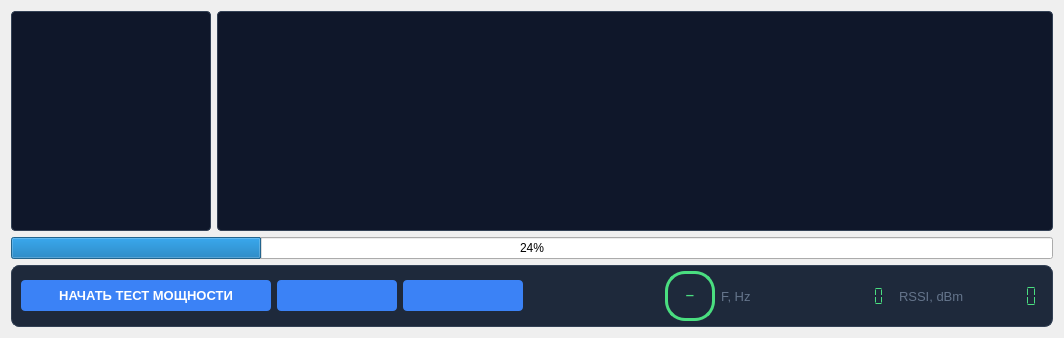
      <widget class="QWidget" name="tabPower">
       <property name="sizePolicy">
        <sizepolicy hsizetype="Expanding" vsizetype="Preferred">
         <horstretch>0</horstretch>
         <verstretch>0</verstretch>
        </sizepolicy>
       </property>
       <property name="styleSheet">
        <string notr="true">#tabPower {
    background-color: #0f172a;
    border: 1px solid #334155;
    border-radius: 4px;
}</string>
       </property>
       <attribute name="title">
        <string>МОЩНОСТЬ</string>
       </attribute>
       <layout class="QVBoxLayout" name="verticalLayout_2">
        <item>
         <layout class="QVBoxLayout" name="verticalLayout_10">
          <item>
           <layout class="QHBoxLayout" name="horizontalLayout_11">
            <item>
             <widget class="QCustomPlot" name="plotWidgetMomentSpetrumGraph" native="true">
              <property name="sizePolicy">
               <sizepolicy hsizetype="Expanding" vsizetype="Expanding">
                <horstretch>0</horstretch>
                <verstretch>1</verstretch>
               </sizepolicy>
              </property>
              <property name="minimumSize">
               <size>
                <width>0</width>
                <height>0</height>
               </size>
              </property>
              <property name="maximumSize">
               <size>
                <width>200</width>
                <height>16777215</height>
               </size>
              </property>
              <property name="styleSheet">
               <string notr="true">#plotWidgetMomentSpetrumGraph{
    background-color: #0f172a;
    border: 1px solid #334155;
    border-radius: 4px;
}</string>
              </property>
             </widget>
            </item>
            <item>
             <widget class="QCustomPlot" name="plotWidgetPowerGraph" native="true">
              <property name="sizePolicy">
               <sizepolicy hsizetype="Preferred" vsizetype="Preferred">
                <horstretch>0</horstretch>
                <verstretch>1</verstretch>
               </sizepolicy>
              </property>
              <property name="minimumSize">
               <size>
                <width>400</width>
                <height>220</height>
               </size>
              </property>
              <property name="styleSheet">
               <string notr="true">#plotWidgetPowerGraph {
    background-color: #0f172a;
    border: 1px solid #334155;
    border-radius: 4px;
}</string>
              </property>
             </widget>
            </item>
           </layout>
          </item>
          <item>
           <widget class="QProgressBar" name="progressBar_2">
            <property name="sizePolicy">
             <sizepolicy hsizetype="Preferred" vsizetype="Fixed">
              <horstretch>0</horstretch>
              <verstretch>0</verstretch>
             </sizepolicy>
            </property>
            <property name="minimumSize">
             <size>
              <width>0</width>
              <height>0</height>
             </size>
            </property>
            <property name="maximumSize">
             <size>
              <width>16777215</width>
              <height>16777215</height>
             </size>
            </property>
            <property name="styleSheet">
             <string notr="true"/>
            </property>
            <property name="value">
             <number>24</number>
            </property>
           </widget>
          </item>
         </layout>
        </item>
        <item>
         <widget class="QFrame" name="framePowerSettings">
          <property name="styleSheet">
           <string notr="true">#framePowerSettings {
    color: #10b981;
    border-radius: 8px;
    border: 1px solid #334155;
    background-color: #1e293b;
}</string>
          </property>
          <property name="frameShape">
           <enum>QFrame::StyledPanel</enum>
          </property>
          <property name="frameShadow">
           <enum>QFrame::Raised</enum>
          </property>
          <layout class="QHBoxLayout" name="horizontalLayout_8">
           <property name="topMargin">
            <number>5</number>
           </property>
           <property name="bottomMargin">
            <number>5</number>
           </property>
           <item>
            <widget class="QPushButton" name="pushButtonStartTestingPower">
             <property name="sizePolicy">
              <sizepolicy hsizetype="Fixed" vsizetype="Fixed">
               <horstretch>0</horstretch>
               <verstretch>0</verstretch>
              </sizepolicy>
             </property>
             <property name="minimumSize">
              <size>
               <width>250</width>
               <height>0</height>
              </size>
             </property>
             <property name="maximumSize">
              <size>
               <width>250</width>
               <height>16777215</height>
              </size>
             </property>
             <property name="font">
              <font>
               <pointsize>10</pointsize>
               <bold>true</bold>
              </font>
             </property>
             <property name="layoutDirection">
              <enum>Qt::RightToLeft</enum>
             </property>
             <property name="styleSheet">
              <string notr="true">QPushButton {
    background-color: #3b82f6;
    color: white;
    border: none;
    padding: 8px 16px;
    border-radius: 4px;
    font-weight: bold;
}
QPushButton:hover { background-color: #2563eb; }
QPushButton:pressed { background-color: #1d4ed8; }
QPushButton:checked {
    background-color: #15803d;
    color: white;
    border: 2px solid #4ade80;
    padding: 6px 14px;
}
QPushButton:checked:hover { background-color: #166534; border-color: #86efac; }
QPushButton:checked:pressed { background-color: #14532d; }
QPushButton:disabled { background-color: #475569; color: #94a3b8; border: none; padding: 8px 16px; }</string>
             </property>
             <property name="text">
              <string>НАЧАТЬ ТЕСТ МОЩНОСТИ</string>
             </property>
             <property name="iconSize">
              <size>
               <width>20</width>
               <height>20</height>
              </size>
             </property>
             <property name="checkable">
              <bool>true</bool>
             </property>
            </widget>
           </item>
           <item>
            <widget class="QPushButton" name="pushButtonPowerTestPause">
             <property name="minimumSize">
              <size>
               <width>120</width>
               <height>0</height>
              </size>
             </property>
             <property name="maximumSize">
              <size>
               <width>125</width>
               <height>16777215</height>
              </size>
             </property>
             <property name="font">
              <font>
               <pointsize>10</pointsize>
               <bold>true</bold>
              </font>
             </property>
             <property name="visible">
              <bool>false</bool>
             </property>
             <property name="styleSheet">
              <string notr="true">QPushButton {
    background-color: #3b82f6;
    color: white;
    border: none;
    padding: 8px 16px;
    border-radius: 4px;
    font-weight: bold;
}
QPushButton:hover { background-color: #2563eb; }
QPushButton:pressed { background-color: #1d4ed8; }
QPushButton:disabled { background-color: #475569; color: #94a3b8; border: none; padding: 8px 16px; }</string>
             </property>
             <property name="text">
              <string/>
             </property>
            </widget>
           </item>
           <item>
            <widget class="QPushButton" name="pushButtonPowerTestStop">
             <property name="minimumSize">
              <size>
               <width>120</width>
               <height>0</height>
              </size>
             </property>
             <property name="maximumSize">
              <size>
               <width>125</width>
               <height>16777215</height>
              </size>
             </property>
             <property name="font">
              <font>
               <pointsize>10</pointsize>
               <bold>true</bold>
              </font>
             </property>
             <property name="visible">
              <bool>false</bool>
             </property>
             <property name="styleSheet">
              <string notr="true">QPushButton {
    background-color: #3b82f6;
    color: white;
    border: none;
    padding: 8px 16px;
    border-radius: 4px;
    font-weight: bold;
}
QPushButton:hover { background-color: #2563eb; }
QPushButton:pressed { background-color: #1d4ed8; }
QPushButton:disabled { background-color: #475569; color: #94a3b8; border: none; padding: 8px 16px; }</string>
             </property>
             <property name="text">
              <string/>
             </property>
            </widget>
           </item>
           <item>
            <widget class="QLabel" name="labelEmission">
             <property name="sizePolicy">
              <sizepolicy hsizetype="Fixed" vsizetype="Fixed">
               <horstretch>0</horstretch>
               <verstretch>0</verstretch>
              </sizepolicy>
             </property>
             <property name="minimumSize">
              <size>
               <width>90</width>
               <height>50</height>
              </size>
             </property>
             <property name="maximumSize">
              <size>
               <width>90</width>
               <height>50</height>
              </size>
             </property>
             <property name="styleSheet">
              <string notr="true">padding: 0px 0px;</string>
             </property>
             <property name="text">
              <string/>
             </property>
             <property name="scaledContents">
              <bool>true</bool>
             </property>
             <property name="alignment">
              <set>Qt::AlignCenter</set>
             </property>
             <property name="wordWrap">
              <bool>false</bool>
             </property>
             <property name="margin">
              <number>0</number>
             </property>
             <property name="indent">
              <number>-1</number>
             </property>
            </widget>
           </item>
           <item>
            <spacer name="horizontalSpacer_2">
             <property name="orientation">
              <enum>Qt::Horizontal</enum>
             </property>
             <property name="sizeHint" stdset="0">
              <size>
               <width>40</width>
               <height>20</height>
              </size>
             </property>
            </spacer>
           </item>
           <item>
            <widget class="QFrame" name="framePPMStatus">
             <property name="sizePolicy">
              <sizepolicy hsizetype="Preferred" vsizetype="Preferred">
               <horstretch>0</horstretch>
               <verstretch>0</verstretch>
              </sizepolicy>
             </property>
             <property name="minimumSize">
              <size>
               <width>50</width>
               <height>0</height>
              </size>
             </property>
             <property name="styleSheet">
              <string notr="true">    #framePPMStatus {
        color: #94a3b8;
        border-radius: 20px;
        border: 3px solid #4ade80;
        background-color: #1e293b;
        padding: 0px 0px 0px 0px;
    }

    #labelPPMStatus {
        color: #4ade80;
        font-family: Consolas;
        font-weight: bold; 
    }</string>
             </property>
             <property name="frameShape">
              <enum>QFrame::NoFrame</enum>
             </property>
             <property name="frameShadow">
              <enum>QFrame::Raised</enum>
             </property>
             <layout class="QHBoxLayout" name="horizontalLayout_10">
              <item>
               <widget class="QLabel" name="labelPPMStatus">
                <property name="minimumSize">
                 <size>
                  <width>0</width>
                  <height>0</height>
                 </size>
                </property>
                <property name="layoutDirection">
                 <enum>Qt::LeftToRight</enum>
                </property>
                <property name="autoFillBackground">
                 <bool>false</bool>
                </property>
                <property name="styleSheet">
                 <string notr="true"/>
                </property>
                <property name="text">
                 <string>—</string>
                </property>
                <property name="alignment">
                 <set>Qt::AlignCenter</set>
                </property>
               </widget>
              </item>
             </layout>
            </widget>
           </item>
           <item>
            <widget class="QLabel" name="labelPowerFreqCaption">
             <property name="font">
              <font>
               <pointsize>10</pointsize>
              </font>
             </property>
             <property name="styleSheet">
              <string notr="true">color: #64748b;</string>
             </property>
             <property name="text">
              <string>F, Hz</string>
             </property>
            </widget>
           </item>
           <item>
            <widget class="QLCDNumber" name="lcdPowerFreqValue">
             <property name="minimumSize">
              <size>
               <width>0</width>
               <height>0</height>
              </size>
             </property>
             <property name="layoutDirection">
              <enum>Qt::RightToLeft</enum>
             </property>
             <property name="autoFillBackground">
              <bool>false</bool>
             </property>
             <property name="styleSheet">
              <string notr="true">QLCDNumber {
    background-color: #1e293b;/*#0f172a;*/
    color: #4ade80;
    /*border: 1px solid #334155;*/
    /*border-radius: 20px;*/
    padding: 0px 4px;
    font-family: Consolas;
    font-weight: bold;
}</string>
             </property>
             <property name="frameShape">
              <enum>QFrame::NoFrame</enum>
             </property>
             <property name="digitCount">
              <number>13</number>
             </property>
             <property name="segmentStyle">
              <enum>QLCDNumber::Flat</enum>
             </property>
            </widget>
           </item>
           <item>
            <widget class="QLabel" name="labelPowerRSSICaption">
             <property name="font">
              <font>
               <pointsize>10</pointsize>
              </font>
             </property>
             <property name="styleSheet">
              <string notr="true">color: #64748b;</string>
             </property>
             <property name="text">
              <string>RSSI, dBm</string>
             </property>
            </widget>
           </item>
           <item>
            <widget class="QLCDNumber" name="lcdPowerRSSIValue">
             <property name="minimumSize">
              <size>
               <width>0</width>
               <height>0</height>
              </size>
             </property>
             <property name="layoutDirection">
              <enum>Qt::RightToLeft</enum>
             </property>
             <property name="autoFillBackground">
              <bool>false</bool>
             </property>
             <property name="styleSheet">
              <string notr="true">QLCDNumber {
    background-color: #1e293b;/*#0f172a;*/
    color: #4ade80;
    /*border: 1px solid #334155;*/
    /*border-radius: 20px;*/
    padding: 0px 4px;
    font-family: Consolas;
    font-weight: bold;
}</string>
             </property>
             <property name="frameShape">
              <enum>QFrame::NoFrame</enum>
             </property>
             <property name="digitCount">
              <number>6</number>
             </property>
             <property name="segmentStyle">
              <enum>QLCDNumber::Flat</enum>
             </property>
            </widget>
           </item>
          </layout>
         </widget>
        </item>
       </layout>
      </widget>
